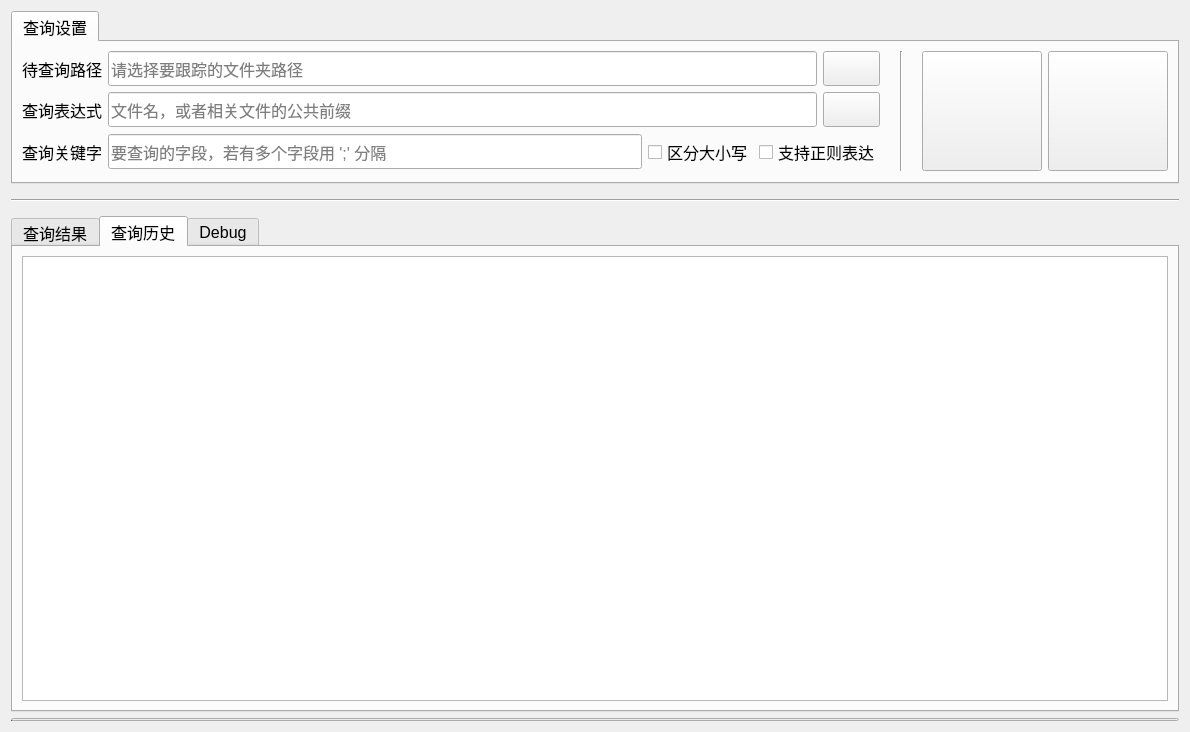
<?xml version="1.0" encoding="UTF-8"?>
<ui version="4.0">
 <class>MainView</class>
 <widget class="QDialog" name="MainView">
  <property name="geometry">
   <rect>
    <x>0</x>
    <y>0</y>
    <width>1190</width>
    <height>732</height>
   </rect>
  </property>
  <property name="windowTitle">
   <string>日志分析</string>
  </property>
  <layout class="QGridLayout" name="gridLayout_3">
   <item row="0" column="0">
    <widget class="QTabWidget" name="tabWidget_2">
     <property name="sizePolicy">
      <sizepolicy hsizetype="Expanding" vsizetype="Minimum">
       <horstretch>0</horstretch>
       <verstretch>0</verstretch>
      </sizepolicy>
     </property>
     <property name="font">
      <font>
       <pointsize>12</pointsize>
      </font>
     </property>
     <property name="currentIndex">
      <number>0</number>
     </property>
     <widget class="QWidget" name="tab_4">
      <attribute name="title">
       <string>查询设置</string>
      </attribute>
      <layout class="QGridLayout" name="gridLayout">
       <item row="0" column="0">
        <widget class="QLabel" name="label">
         <property name="font">
          <font>
           <pointsize>12</pointsize>
          </font>
         </property>
         <property name="text">
          <string>待查询路径</string>
         </property>
        </widget>
       </item>
       <item row="0" column="1" colspan="3">
        <widget class="QLineEdit" name="lineEdit_targetDirectory">
         <property name="minimumSize">
          <size>
           <width>0</width>
           <height>35</height>
          </size>
         </property>
         <property name="font">
          <font>
           <pointsize>12</pointsize>
          </font>
         </property>
         <property name="text">
          <string/>
         </property>
         <property name="placeholderText">
          <string>请选择要跟踪的文件夹路径</string>
         </property>
        </widget>
       </item>
       <item row="0" column="4">
        <widget class="QPushButton" name="pushButton_targetDirectory">
         <property name="minimumSize">
          <size>
           <width>50</width>
           <height>35</height>
          </size>
         </property>
         <property name="focusPolicy">
          <enum>Qt::NoFocus</enum>
         </property>
         <property name="text">
          <string/>
         </property>
         <property name="icon">
          <iconset resource="res.qrc">
           <normaloff>:/images/folder.svg</normaloff>:/images/folder.svg</iconset>
         </property>
        </widget>
       </item>
       <item row="0" column="5" rowspan="3">
        <widget class="Line" name="line_2">
         <property name="minimumSize">
          <size>
           <width>30</width>
           <height>0</height>
          </size>
         </property>
         <property name="orientation">
          <enum>Qt::Vertical</enum>
         </property>
        </widget>
       </item>
       <item row="0" column="6" rowspan="3">
        <widget class="QPushButton" name="pushButton_start">
         <property name="sizePolicy">
          <sizepolicy hsizetype="Maximum" vsizetype="Maximum">
           <horstretch>0</horstretch>
           <verstretch>0</verstretch>
          </sizepolicy>
         </property>
         <property name="minimumSize">
          <size>
           <width>120</width>
           <height>120</height>
          </size>
         </property>
         <property name="maximumSize">
          <size>
           <width>120</width>
           <height>120</height>
          </size>
         </property>
         <property name="focusPolicy">
          <enum>Qt::NoFocus</enum>
         </property>
         <property name="text">
          <string/>
         </property>
         <property name="icon">
          <iconset resource="res.qrc">
           <normaloff>:/images/start.svg</normaloff>:/images/start.svg</iconset>
         </property>
         <property name="iconSize">
          <size>
           <width>100</width>
           <height>100</height>
          </size>
         </property>
        </widget>
       </item>
       <item row="0" column="7" rowspan="3">
        <widget class="QPushButton" name="pushButton_topHint">
         <property name="sizePolicy">
          <sizepolicy hsizetype="Maximum" vsizetype="Maximum">
           <horstretch>0</horstretch>
           <verstretch>0</verstretch>
          </sizepolicy>
         </property>
         <property name="minimumSize">
          <size>
           <width>120</width>
           <height>120</height>
          </size>
         </property>
         <property name="maximumSize">
          <size>
           <width>120</width>
           <height>120</height>
          </size>
         </property>
         <property name="focusPolicy">
          <enum>Qt::NoFocus</enum>
         </property>
         <property name="text">
          <string/>
         </property>
         <property name="icon">
          <iconset resource="res.qrc">
           <normaloff>:/images/topHint_normal.svg</normaloff>:/images/topHint_normal.svg</iconset>
         </property>
         <property name="iconSize">
          <size>
           <width>100</width>
           <height>100</height>
          </size>
         </property>
        </widget>
       </item>
       <item row="1" column="0">
        <widget class="QLabel" name="label_2">
         <property name="font">
          <font>
           <pointsize>12</pointsize>
          </font>
         </property>
         <property name="text">
          <string>查询表达式</string>
         </property>
        </widget>
       </item>
       <item row="1" column="1" colspan="3">
        <widget class="QLineEdit" name="lineEdit_targetRegExp">
         <property name="minimumSize">
          <size>
           <width>0</width>
           <height>35</height>
          </size>
         </property>
         <property name="font">
          <font>
           <pointsize>12</pointsize>
          </font>
         </property>
         <property name="focusPolicy">
          <enum>Qt::StrongFocus</enum>
         </property>
         <property name="text">
          <string/>
         </property>
         <property name="placeholderText">
          <string>文件名，或者相关文件的公共前缀</string>
         </property>
        </widget>
       </item>
       <item row="1" column="4">
        <widget class="QPushButton" name="pushButton_targetRegExp">
         <property name="minimumSize">
          <size>
           <width>50</width>
           <height>35</height>
          </size>
         </property>
         <property name="focusPolicy">
          <enum>Qt::NoFocus</enum>
         </property>
         <property name="text">
          <string/>
         </property>
         <property name="icon">
          <iconset resource="res.qrc">
           <normaloff>:/images/query.svg</normaloff>:/images/query.svg</iconset>
         </property>
        </widget>
       </item>
       <item row="2" column="0">
        <widget class="QLabel" name="label_3">
         <property name="font">
          <font>
           <pointsize>12</pointsize>
          </font>
         </property>
         <property name="text">
          <string>查询关键字</string>
         </property>
        </widget>
       </item>
       <item row="2" column="1">
        <widget class="QLineEdit" name="lineEdit_targetKeywords">
         <property name="minimumSize">
          <size>
           <width>0</width>
           <height>35</height>
          </size>
         </property>
         <property name="font">
          <font>
           <pointsize>12</pointsize>
          </font>
         </property>
         <property name="text">
          <string/>
         </property>
         <property name="placeholderText">
          <string>要查询的字段，若有多个字段用 ';' 分隔</string>
         </property>
        </widget>
       </item>
       <item row="2" column="2">
        <widget class="QCheckBox" name="checkBox_caseSensitive">
         <property name="text">
          <string>区分大小写</string>
         </property>
        </widget>
       </item>
       <item row="2" column="3" colspan="2">
        <widget class="QCheckBox" name="checkBox_regular">
         <property name="text">
          <string>支持正则表达</string>
         </property>
        </widget>
       </item>
      </layout>
     </widget>
    </widget>
   </item>
   <item row="1" column="0">
    <widget class="Line" name="line">
     <property name="minimumSize">
      <size>
       <width>0</width>
       <height>20</height>
      </size>
     </property>
     <property name="orientation">
      <enum>Qt::Horizontal</enum>
     </property>
    </widget>
   </item>
   <item row="2" column="0">
    <widget class="QTabWidget" name="tabWidget">
     <property name="font">
      <font>
       <pointsize>12</pointsize>
      </font>
     </property>
     <property name="currentIndex">
      <number>1</number>
     </property>
     <widget class="QWidget" name="tab">
      <attribute name="title">
       <string>查询结果</string>
      </attribute>
      <layout class="QGridLayout" name="gridLayout_6">
       <item row="0" column="0" colspan="4">
        <layout class="QGridLayout" name="gridLayout_2">
         <item row="0" column="0">
          <widget class="QLabel" name="label_targetFile_2">
           <property name="sizePolicy">
            <sizepolicy hsizetype="Fixed" vsizetype="Preferred">
             <horstretch>0</horstretch>
             <verstretch>0</verstretch>
            </sizepolicy>
           </property>
           <property name="minimumSize">
            <size>
             <width>120</width>
             <height>0</height>
            </size>
           </property>
           <property name="font">
            <font>
             <pointsize>12</pointsize>
             <bold>true</bold>
            </font>
           </property>
           <property name="text">
            <string>已定位文件：</string>
           </property>
          </widget>
         </item>
         <item row="0" column="1">
          <widget class="QLabel" name="label_targetFile">
           <property name="font">
            <font>
             <pointsize>12</pointsize>
             <bold>true</bold>
            </font>
           </property>
           <property name="text">
            <string/>
           </property>
          </widget>
         </item>
        </layout>
       </item>
       <item row="1" column="0" colspan="4">
        <widget class="QTextBrowser" name="textBrowser_parseResult">
         <property name="font">
          <font>
           <pointsize>12</pointsize>
          </font>
         </property>
        </widget>
       </item>
       <item row="2" column="0">
        <widget class="QCheckBox" name="checkBox_showLineNumber">
         <property name="text">
          <string>显示行号</string>
         </property>
        </widget>
       </item>
       <item row="2" column="1">
        <widget class="QCheckBox" name="checkBox_showFullContent">
         <property name="text">
          <string>显示完整日志</string>
         </property>
        </widget>
       </item>
       <item row="2" column="2">
        <widget class="QCheckBox" name="checkBox_clearImmediately">
         <property name="text">
          <string>文件删除后立马清除日志</string>
         </property>
        </widget>
       </item>
       <item row="2" column="3">
        <spacer name="horizontalSpacer">
         <property name="orientation">
          <enum>Qt::Horizontal</enum>
         </property>
         <property name="sizeHint" stdset="0">
          <size>
           <width>815</width>
           <height>20</height>
          </size>
         </property>
        </spacer>
       </item>
      </layout>
     </widget>
     <widget class="QWidget" name="tab_2">
      <attribute name="title">
       <string>查询历史</string>
      </attribute>
      <layout class="QGridLayout" name="gridLayout_4">
       <item row="0" column="0">
        <widget class="QTextBrowser" name="textBrowser_parseHistory">
         <property name="font">
          <font>
           <pointsize>12</pointsize>
          </font>
         </property>
        </widget>
       </item>
      </layout>
     </widget>
     <widget class="QWidget" name="tab_3">
      <attribute name="title">
       <string>Debug</string>
      </attribute>
      <layout class="QGridLayout" name="gridLayout_5">
       <item row="0" column="0">
        <widget class="QTextBrowser" name="textBrowser_debug"/>
       </item>
      </layout>
     </widget>
    </widget>
   </item>
   <item row="3" column="0">
    <widget class="QProgressBar" name="progressBar">
     <property name="maximumSize">
      <size>
       <width>16777215</width>
       <height>3</height>
      </size>
     </property>
     <property name="minimum">
      <number>0</number>
     </property>
     <property name="maximum">
      <number>100</number>
     </property>
     <property name="value">
      <number>-1</number>
     </property>
     <property name="textVisible">
      <bool>false</bool>
     </property>
    </widget>
   </item>
  </layout>
 </widget>
 <resources>
  <include location="res.qrc"/>
 </resources>
 <connections/>
</ui>
